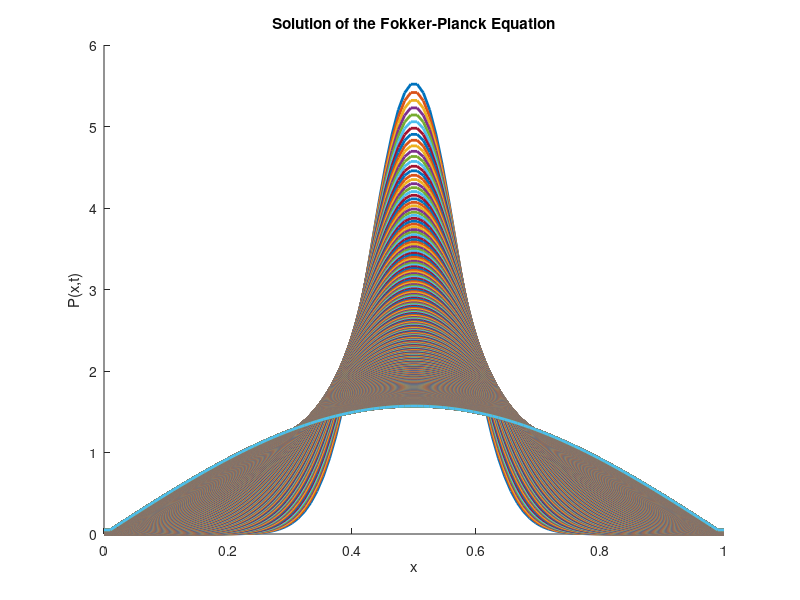
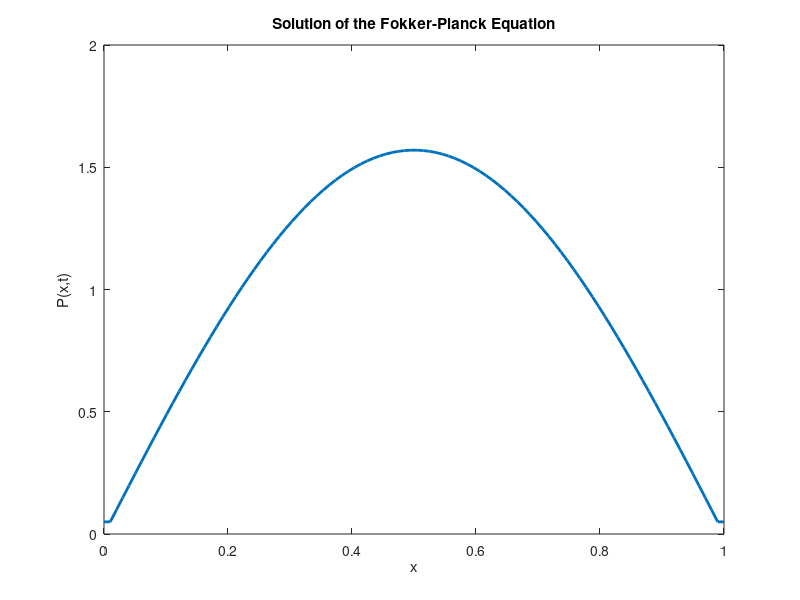

The MATLAB source for these figures, in order:
% Parameters
L = 1;                 % Domain length
Nx = 100;              % Number of spatial points
dx = L / (Nx - 1);     % Spatial step size
x = linspace(0, L, Nx)'; % Spatial grid
dt = 0.0001;             % Time step size
Nt = 1000;             % Number of time steps

%%

% Drift and diffusion terms (user-defined)
A = @(x) 0;            % Drift term (example: zero drift)
D = @(x) 1;            % Diffusion term (example: constant diffusion)

% Initial condition
P = exp(-100 * (x - L/2).^2); % Gaussian centered at L/2
P = P / sum(P) / dx;          % Normalize initial condition

% Crank-Nicholson matrices
r = dt / (2 * dx^2); % Stability parameter, must be < 1/2
main_diag = (1 + 2 * r) * ones(Nx, 1);    % Main diagonal
upper_diag = -r * ones(Nx, 1);            % Upper diagonal (size Nx)
lower_diag = -r * ones(Nx, 1);            % Lower diagonal (size Nx)

% Set boundary conditions: Neumann (no-flux)
upper_diag(end) = 0;   % No connection beyond the last point
lower_diag(1) = 0;     % No connection before the first point

% Construct sparse matrices
A_matrix = spdiags([lower_diag main_diag upper_diag], [-1 0 1], Nx, Nx);
B_matrix = spdiags([-lower_diag (1 - 2 * r) * ones(Nx, 1) -upper_diag], [-1 0 1], Nx, Nx);

% No-flux boundary conditions (Neumann)
A_matrix(1,1) = 1; A_matrix(1,2) = -1;
A_matrix(end,end) = 1; A_matrix(end,end-1) = -1;

B_matrix(1,1) = 1; B_matrix(1,2) = -1;
B_matrix(end,end) = 1; B_matrix(end,end-1) = -1;

% Time-stepping loop
for n = 1:Nt
    % Solve the linear system for Crank-Nicholson step
    P = A_matrix \ (B_matrix * P);

    % Ensure probability conservation
    P = P / sum(P) / dx;
    figure(1);
    hold on;
    plot(x, P, 'LineWidth', 2);
    xlabel('x');
    ylabel('P(x,t)');
    title('Solution of the Fokker-Planck Equation');
end

% Plot the solution
figure;
plot(x, P, 'LineWidth', 2);
xlabel('x');
ylabel('P(x,t)');
title('Solution of the Fokker-Planck Equation');
